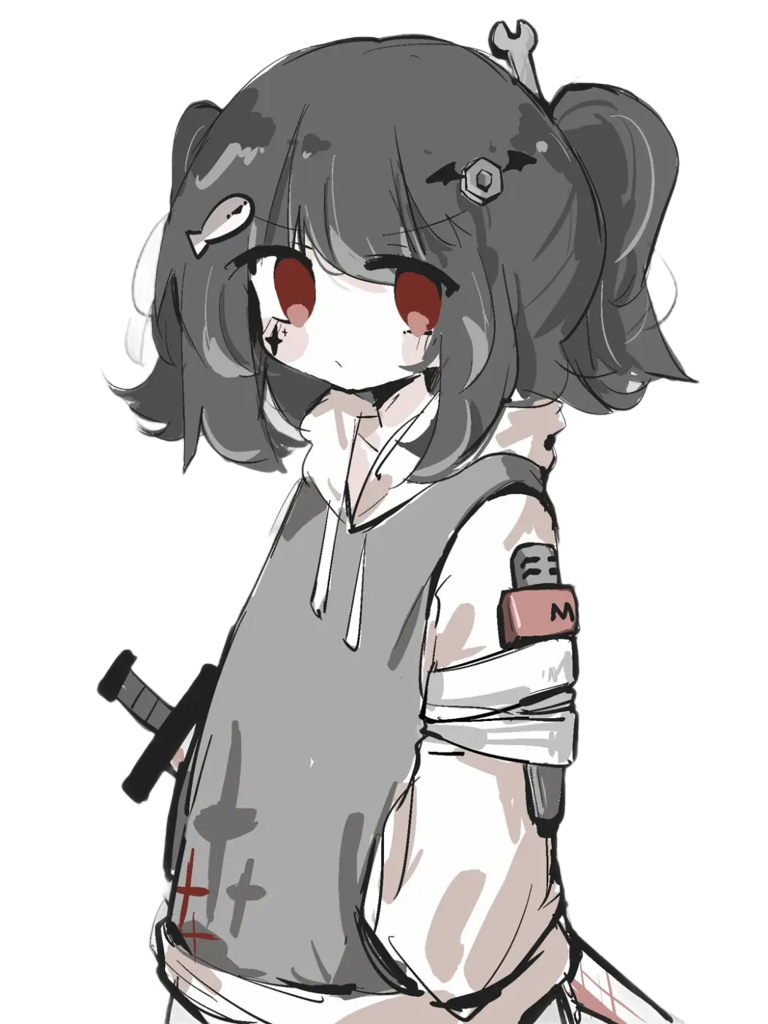
#> input picture NachoBot/depends-data/maimai.png, 768 x 1024 px
$ python -i images.py   (imports and definitions only)
#> lines starting #> are read from the running program, lines starting #| are printed output that depends on the picture
"""Whole-image preprocessing and duplicate fingerprints, adapted from Mai_recog_self."""

from pathlib import Path
import base64
import hashlib
import io
import math
import warnings
import uuid

from PIL import Image, ImageOps, ImageStat

MAX_BYTES = 20 * 1024 * 1024
MAX_PIXELS = 40_000_000


def judgment(score: float) -> str:
    return "是自己" if score >= 0.6 else "不是自己" if score <= 0.4 else "不确定"


# [23 lines left out: functions decode, whole_image, not called in this run]


def fingerprint(image: Image.Image) -> dict:
    # DCT pHash is invariant to re-encoding and resizing; no extra SciPy dependency.
    import numpy as np

    pixels = np.asarray(image.convert("L").resize((32, 32)), dtype=float)
    n = np.arange(32)
    basis = np.cos(np.pi / 32 * (n + 0.5)[None, :] * n[:, None])
    dct = (basis @ pixels @ basis.T)[:8, :8].flatten()
    bits = dct > np.median(dct[1:])
    return {
        "decoded": hashlib.sha256(str(image.size).encode() + image.tobytes()).hexdigest(),
        "phash": f"{sum(int(bit) << i for i, bit in enumerate(bits)):016x}",
        "aspect": image.width / image.height,
        "width": image.width,
        "height": image.height,
        "solid": max(ImageStat.Stat(image.resize((64, 64))).stddev) < 2,
    }


# [25 lines left out: functions similar, thumbnail, not called in this run]

>>> from PIL import Image
>>> picture = Image.open('../../../depends-data/maimai.png')
#> picture is the input picture: PIL image 768x1024 RGBA; mean R, G, B, A 75.3, 73.8, 73.4, 131.5
>>> result = fingerprint(picture)
#> in fingerprint, `pixels = np.asarray(image.convert("L").resize((32, 32)), dtype=float)`:
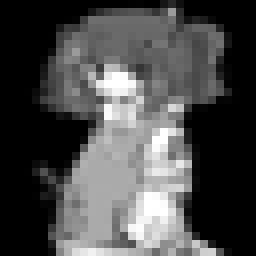
#> pixels: shape (32, 32) float64 (shown 8 times larger); min 0, max 255, mean 74.3
#> in fingerprint, `dct = (basis @ pixels @ basis.T)[:8, :8].flatten()`: dct = 64 values, max 76133 at index 0, min -45119.1 at index 2, mean 374.9
#> result = 6 items
